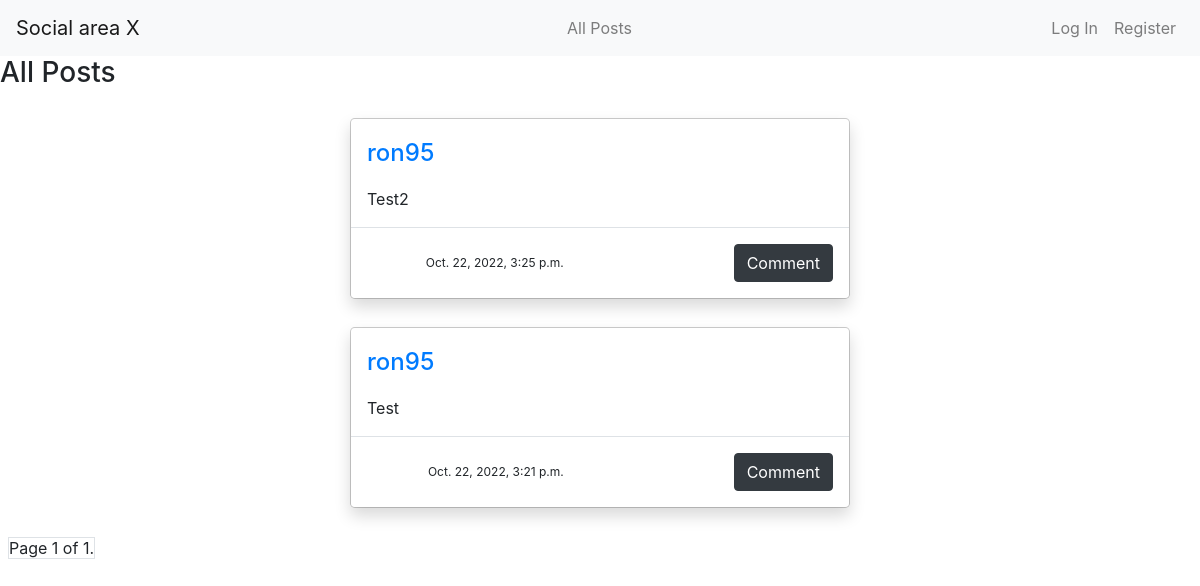
/, run on an earlier commit of the app's database.
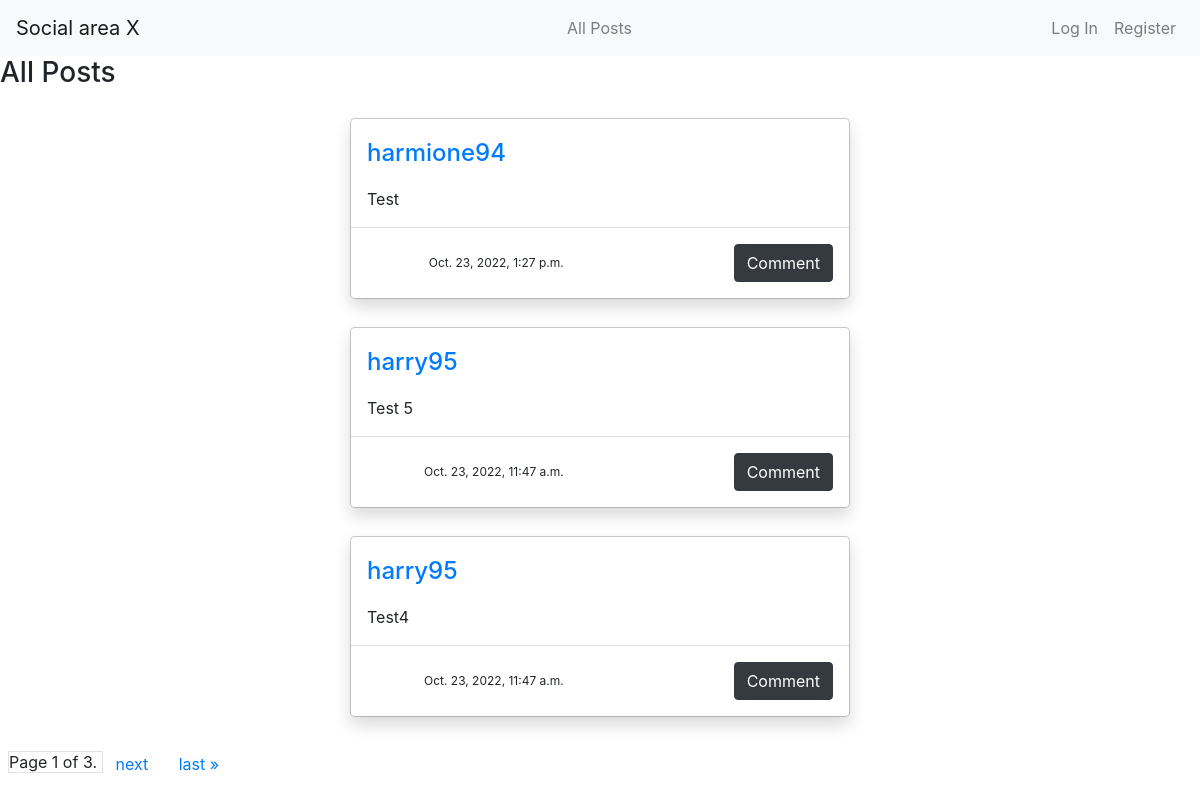
And on a later commit of the database.
### network/models.py (models this page shows, shortened)
class Post(models.Model):
    id = models.AutoField(primary_key = True)
    creator = models.ForeignKey(User, on_delete=models.CASCADE, related_name="created")
    content = models.TextField(max_length=100)
    date = models.DateTimeField(auto_now_add=True)
    likes = models.IntegerField(default=0)

class User(AbstractUser):
    pass

### network/views.py (the view)
# urls.py: path("", views.index, name="index"),
def index(request):
    posts = Post.objects.all().order_by("-date")
    p = Paginator(posts, 3)
    page_number = request.GET.get("page")
    posts = p.get_page(page_number)
    return render(request, "network/index.html", {
        "posts" : posts,
        "user_id" : request.user.id
    })

### network/templates/network/index.html (shortened to what this page needs)
{% extends "network/layout.html" %}
{% block body %}
    <h3>All Posts</h3>
    {% for post in posts %}
        <div class="modal-dialog" role="document" >
            <div class="modal-content rounded-5 shadow" >
              <div id="view_{{ post.id }}">
                <div class="modal-header border-bottom-0">
                  <div>
                    <a href="{% url 'user_page' post.creator.id %}">
                      <h4 class="modal-title fs-5">{{ post.creator }}</h4>
                    </a>
                  </div>
                </div>
                <div class="modal-body py-0" id="post_{{ post.id }}">
                  <p>{{ post.content }}</p>
                </div>
                <div class="modal-footer" id="buttons_post_{{ post.id }}">
                  <p id="date_modal">{{ post.date }}</p>
                    <button type="button" class="btn btn btn-dark">Comment</button>
                </div>
              </div>
            </div>
          </div>
    {% endfor %}
    <div class="pagination mb-2 ml-2">
      <span class="step-links">
            <span class="current border">
                Page {{ posts.number }} of {{ posts.paginator.num_pages }}.
            </span>
          {% if posts.has_next %}
            <button class="btn btn-link">
              <a href="?page={{ posts.next_page_number }}">next</a>
            </button>
            <button class="btn btn-link">
              <a href="?page={{ posts.paginator.num_pages }}">last &raquo;</a>
            </button>
          {% endif %}
      </span>
  </div>
{% endblock %}

What changed in the data, as far as the page shows it:
no longer on this page (row unchanged): Post: creator "ron95", content "Test2", date "Oct. 22, 2022, 3:25 p.m."
no longer on this page (row unchanged): Post: creator "ron95", content "Test", date "Oct. 22, 2022, 3:21 p.m."
added Post: creator "harmione94", content "Test", date "Oct. 23, 2022, 1:27 p.m."
added Post: creator "harry95", content "Test 5", date "Oct. 23, 2022, 11:47 a.m."
added Post: creator "harry95", content "Test4", date "Oct. 23, 2022, 11:47 a.m."
Also different on the page:
{{ posts.paginator.num_pages }}: "1" → "3"
text now shown: "next last »"
